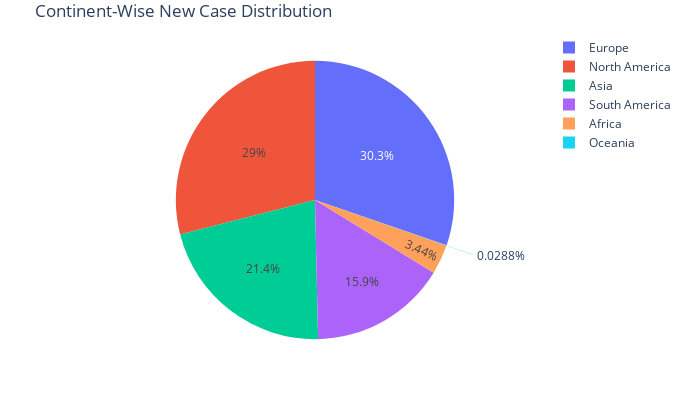

Here is the notebook cell this chart was saved with:
### Code cell
# Continent-wise 

continental_data = pd.DataFrame(covid_data.groupby('continent')['new_cases'].sum())

labels = continental_data.index
values = continental_data['new_cases']

fig3 = go.Figure(data=[go.Pie(labels = labels, values = values, pull=[0, 0, 0, 0, 0.2, 0])])

fig3.update_layout(title = 'Continent-Wise New Case Distribution', width = 700, height = 400, 
                   margin = dict(t = 0, l = 0, r = 0, b = 0))

fig3.show()

### Figure 1 — Plotly figure (JSON) as saved in the notebook; plotly's stock layout.template omitted (floating-point values rounded to 4 significant figures)
{"data": [{"labels": ["Africa", "Asia", "Europe", "North America", "Oceania", "South America"], "pull": [0, 0, 0, 0, 0.2, 0], "type": "pie", "values": [3913848, 24343960, 34501980, 33022802, 32831, 18111492]}], "layout": {"height": 400, "margin": {"b": 0, "l": 0, "r": 0, "t": 0}, "title": {"text": "Continent-Wise New Case Distribution"}, "width": 700}}
